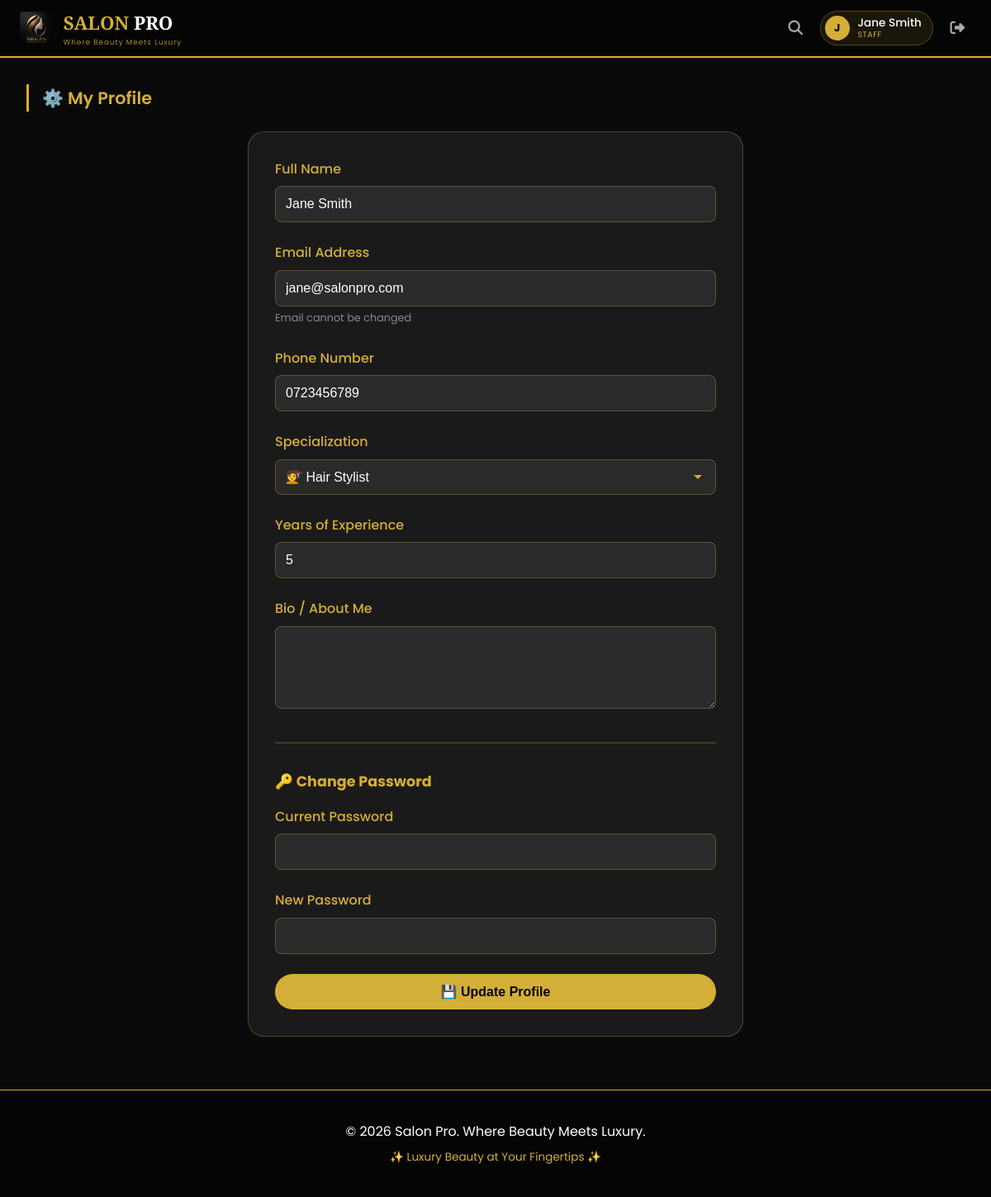
/staff/profile.php (signed in), run on the app's committed database.
### tables this page shows
CREATE TABLE IF NOT EXISTS staff_details (
    id INT AUTO_INCREMENT PRIMARY KEY,
    user_id INT NOT NULL,
    specialty VARCHAR(100),
    experience_years INT DEFAULT 0,
    bio TEXT,
    profile_image VARCHAR(255) DEFAULT 'default.jpg',
    FOREIGN KEY (user_id) REFERENCES users(id) ON DELETE CASCADE
);

CREATE TABLE IF NOT EXISTS users (
    id INT AUTO_INCREMENT PRIMARY KEY,
    full_name VARCHAR(100) NOT NULL,
    email VARCHAR(100) UNIQUE NOT NULL,
    phone VARCHAR(20) NOT NULL,
    password VARCHAR(255) NOT NULL,
    role ENUM('admin', 'staff', 'customer', 'super_admin') DEFAULT 'customer',
    is_active BOOLEAN DEFAULT TRUE,
    salon_id INT,
    created_at TIMESTAMP DEFAULT CURRENT_TIMESTAMP
);

### staff/profile.php (the view, shortened to what this page needs)
<?php
require_once '../config/database.php';
$staff_id = $_SESSION['user_id'];
$query = "SELECT u.*, sd.specialty, sd.experience_years, sd.bio
          FROM users u
          LEFT JOIN staff_details sd ON u.id = sd.user_id
          WHERE u.id = $staff_id";
$result = mysqli_query($conn, $query);
$staff = mysqli_fetch_assoc($result);
include '../includes/header.php';
?>
<div class="main-content">
    <h1 class="section-title">⚙️ My Profile</h1>
    <div class="profile-container">
        <form method="POST">
            <div class="form-group">
                <label>Full Name</label>
                <input type="text" name="full_name" class="form-control" value="<?php echo htmlspecialchars($staff['full_name']); ?>" required>
            </div>
            <div class="form-group">
                <label>Email Address</label>
                <input type="email" class="form-control" value="<?php echo htmlspecialchars($staff['email']); ?>" disabled>
                <small>Email cannot be changed</small>
            </div>
            <div class="form-group">
                <label>Phone Number</label>
                <input type="tel" name="phone" class="form-control" value="<?php echo htmlspecialchars($staff['phone']); ?>" required>
            </div>
            <div class="form-group">
                <label>Specialization</label>
                <select name="specialty" class="form-control" required>
                    <option value="Hair Stylist" <?php echo ($staff['specialty'] == 'Hair Stylist') ? 'selected' : ''; ?>>💇 Hair Stylist</option>
                </select>
            </div>
            <div class="form-group">
                <label>Years of Experience</label>
                <input type="number" name="experience_years" class="form-control" value="<?php echo $staff['experience_years']; ?>" min="0" max="50" required>
            </div>
            <div class="form-group">
                <label>Bio / About Me</label>
                <textarea name="staff_bio" class="form-control" rows="4"><?php echo htmlspecialchars($staff['bio']); ?></textarea>
            </div>
            <hr>
            <h3 class="sub-title">🔑 Change Password</h3>
            <div class="form-group">
                <label>Current Password</label>
                <input type="password" name="current_password" class="form-control">
            </div>
            <div class="form-group">
                <label>New Password</label>
                <input type="password" name="new_password" class="form-control">
            </div>
            <button type="submit" class="btn-primary">💾 Update Profile</button>
        </form>
    </div>
</div>
<?php include '../includes/footer.php'; ?>

### assets/css/style.css (style rules this page uses)
:root { --bg-primary: #0B0B0B; --bg-secondary: #111111; --bg-card: #1A1A1A; --bg-panel: #0E0E0E; --bg-input: #1E1E1E; --emerald: #0F9D58; --emerald-light: #1ABC9C; --emerald-dark: #0B7A3E; --emerald-bg: rgba(15, 157, 88, 0.15); --emerald-border: rgba(15, 157, 88, 0.3); --gold: #D4AF37; --gold-light: #F0D878; --gold-dark: #A3831F; --gold-bg: rgba(212, 175, 55, 0.15); --gold-border: rgba(212, 175, 55, 0.3); --text-primary: #F5F5F5; --text-secondary: #B8B2A0; --text-muted: #7A7568; --success: #28A745; --danger: #E0554A; --warning: #E0A63C; --info: #4A90D9; --border-color: rgba(212, 175, 55, 0.2); --border-emerald: rgba(15, 157, 88, 0.3); --shadow-gold: 0 4px 20px rgba(212, 175, 55, 0.15); --shadow-emerald: 0 4px 20px rgba(15, 157, 88, 0.2); }
* { margin: 0; padding: 0; box-sizing: border-box; }
body { font-family: 'Poppins', 'Segoe UI', Tahoma, Geneva, Verdana, sans-serif; background: var(--bg-primary); color: var(--text-primary); line-height: 1.6; }
.btn-primary { background: var(--emerald); color: var(--bg-primary); }
.form-group { margin-bottom: 1.5rem; }
.form-group label { display: block; margin-bottom: 0.5rem; color: var(--gold); font-weight: 500; }
.form-control { width: 100%; padding: 12px 16px; background: var(--bg-input); border: 1px solid rgba(212, 175, 55, 0.2); border-radius: 8px; color: var(--text-primary); font-size: 1rem; transition: all 0.3s; }
.form-control::placeholder { color: var(--text-muted); }
select.form-control { appearance: none; background-repeat: no-repeat; background-position: right 15px center; padding-right: 40px; }
textarea.form-control { resize: vertical; min-height: 100px; }

### includes/header.php (style rules this page uses)
* { margin: 0; padding: 0; box-sizing: border-box; }
body { font-family: 'Poppins', sans-serif; background: #0a0a0a; color: #ffffff; line-height: 1.6; }

### staff/profile.php (style rules this page uses)
.main-content { padding: 2rem; background: #0a0a0a; min-height: 100vh; }
.section-title { color: #d4af37; font-size: 1.3rem; font-weight: 600; margin-bottom: 1.5rem; border-left: 3px solid #d4af37; padding-left: 1rem; }
.profile-container { max-width: 600px; margin: 0 auto; background: #1a1a1a; border-radius: 20px; padding: 2rem; border: 1px solid rgba(212, 175, 55, 0.3); }
.form-group { margin-bottom: 1.5rem; }
.form-group label { display: block; margin-bottom: 0.5rem; color: #d4af37; font-weight: 500; }
.form-control { width: 100%; padding: 12px; background: #2a2a2a; border: 1px solid rgba(212, 175, 55, 0.3); border-radius: 8px; color: white; font-size: 1rem; }
.btn-primary { width: 100%; padding: 12px; background: #d4af37; color: #050505; border: none; border-radius: 50px; font-size: 1rem; font-weight: 600; cursor: pointer; transition: all 0.3s; }
hr { border-color: rgba(212, 175, 55, 0.3); margin: 2rem 0; }
.sub-title { color: #d4af37; font-size: 1.1rem; margin-bottom: 1rem; }
small { color: #888; font-size: 0.8rem; }

### data on the page
staff_details: full_name "Jane Smith", user.email "jane@salonpro.com", phone "0723456789", specialty "💇 Hair Stylist", experience_years "5"

### other printed values
substr($user_name, 0, 1) "J"
$user_name "Jane Smith"
str_replace('_', ' ', $user_role) "STAFF"
